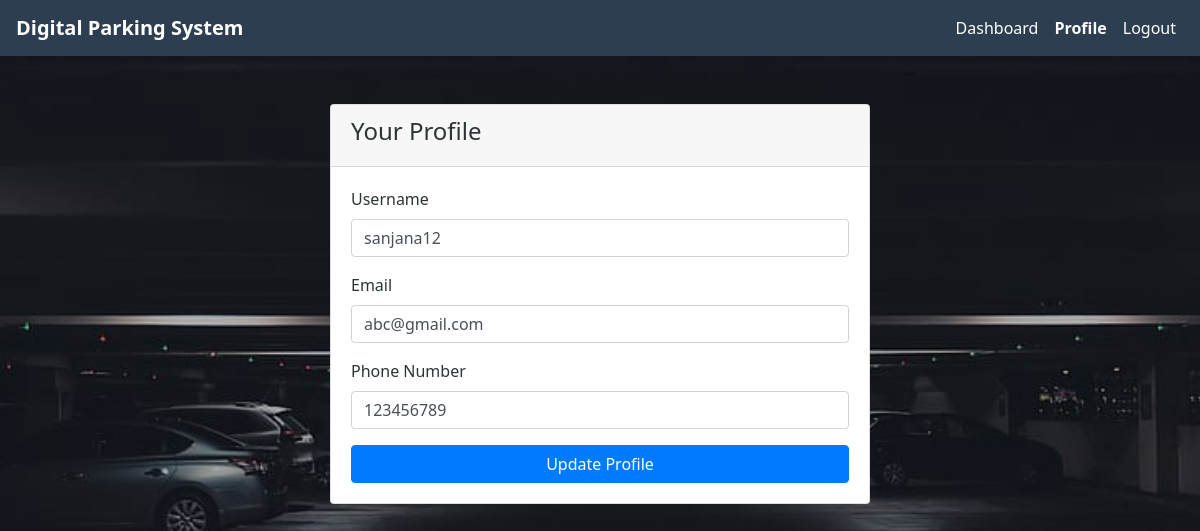
/user/user_profile.php (signed in), run on the app's committed database.
### tables this page shows
CREATE TABLE `users` (
  `user_id` int(11) NOT NULL,
  `username` varchar(50) NOT NULL,
  `password_hash` varchar(255) NOT NULL,
  `email` varchar(100) NOT NULL,
  `phone` varchar(20) DEFAULT NULL,
  `created_at` timestamp NOT NULL DEFAULT current_timestamp(),
  `token` varchar(255) NOT NULL
);

### user/user_profile.php (the view, shortened to what this page needs)
<?php
require '../connection.php';
$user_id = $_SESSION['user_id'];
$query = "SELECT * FROM Users WHERE user_id = ?";
$stmt = $con->prepare($query);
$stmt->bind_param("s", $user_id);
$stmt->execute();
$user = $stmt->get_result()->fetch_assoc();
?>
<!DOCTYPE html>
<html lang="en">
<head>
    <link href="https://stackpath.bootstrapcdn.com/bootstrap/4.5.2/css/bootstrap.min.css" rel="stylesheet">
</head>
<body>
    <nav class="navbar navbar-expand-lg navbar-dark bg-dark">
        <a class="navbar-brand" href="#">Digital Parking System</a>
        <div class="collapse navbar-collapse" id="navbarNav">
            <ul class="navbar-nav ml-auto">
                <li class="nav-item">
                    <a class="nav-link" href="user_dashboard.php">Dashboard</a>
                </li>
                <li class="nav-item">
                    <a class="nav-link active" href="user_profile.php">Profile</a>
                </li>
                <li class="nav-item">
                    <a class="nav-link" href="../logout.php">Logout</a>
                </li>
            </ul>
        </div>
    </nav>
    <div class="container mt-5">
        <div class="row justify-content-center">
            <div class="col-md-6">
                <div class="card">
                    <div class="card-header">
                        <h4>Your Profile</h4>
                    </div>
                    <div class="card-body">
                        <form action="user_profile.php" method="POST">
                            <div class="form-group">
                                <label for="username">Username</label>
                                <input type="text" name="username" id="username" class="form-control" value="<?php echo htmlspecialchars($user['username']); ?>" required>
                            </div>
                            <div class="form-group">
                                <label for="email">Email</label>
                                <input type="email" name="email" id="email" class="form-control" value="<?php echo htmlspecialchars($user['email']); ?>" required>
                            </div>
                            <div class="form-group">
                                <label for="phone">Phone Number</label>
                                <input type="text" name="phone" id="phone" class="form-control" value="<?php echo htmlspecialchars($user['phone']); ?>">
                            </div>
                            <button type="submit" class="btn btn-primary btn-block">Update Profile</button>
                        </form>
                    </div>
                </div>
            </div>
        </div>
    </div>
</body>
</html>

### user/user_profile.php (style rules this page uses)
:root { --primary-color: #2c3e50; --secondary-color: #f1c40f; --background-color: #ecf0f1; --text-color: #2d3436; }
body { font-family: 'Segoe UI', Tahoma, Geneva, Verdana, sans-serif; background: url('../parking1.jpg') no-repeat center center fixed; background-size: cover; color: var(--text-color); }
.navbar { background-color: var(--primary-color) !important; }
.navbar-brand { font-weight: bold; }
.navbar-nav .nav-link { color: #fff !important; font-weight: 500; transition: color 0.3s; }
.navbar-nav .nav-link.active { font-weight: bold; color: #fff !important; }

### data on the page
users: username "sanjana12", email "abc@gmail.com", phone "123456789"
